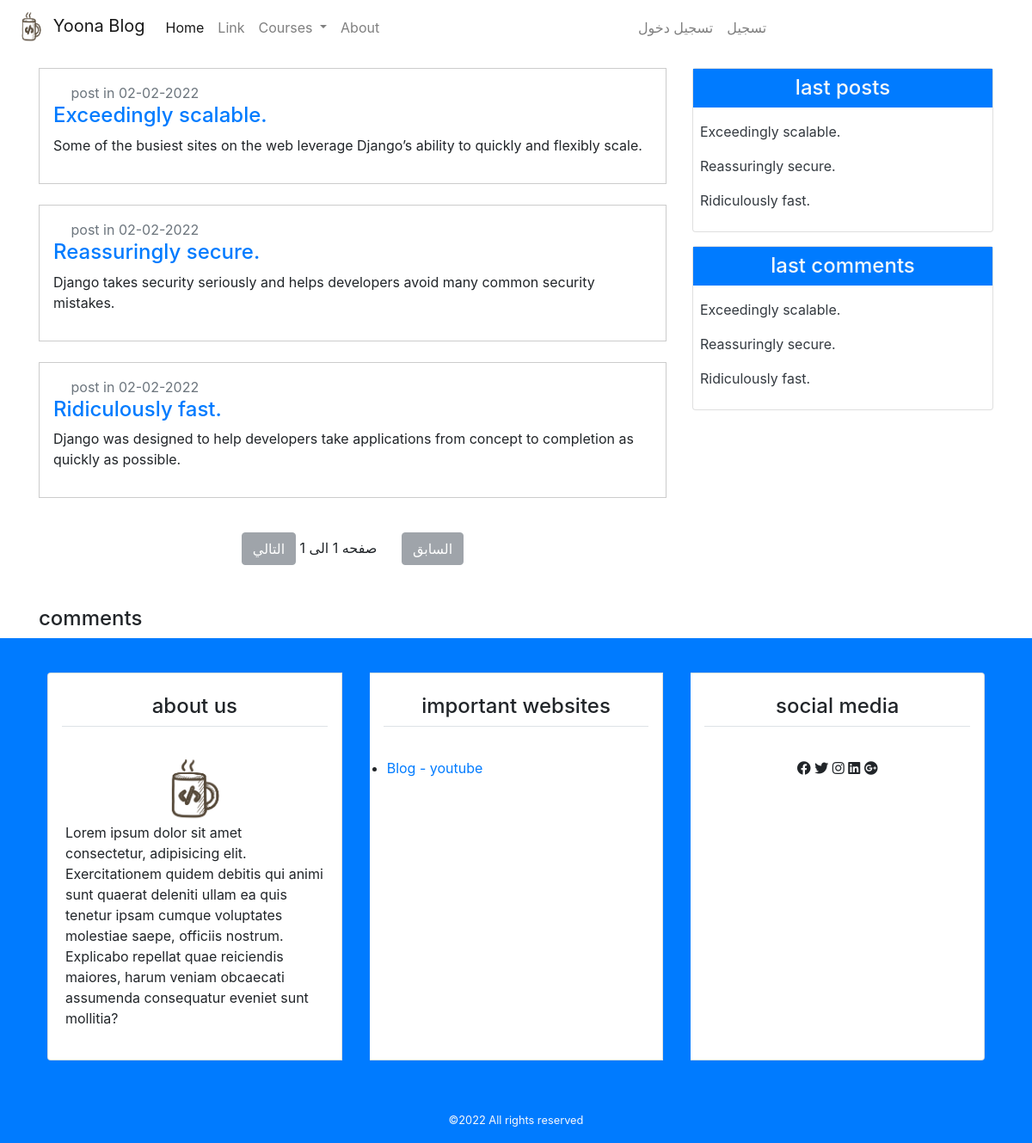
The page / on the database its author committed.
### blog/models.py (models this page shows, shortened)
class Post(models.Model):
    title = models.CharField(max_length=100)
    content = models.TextField()
    post_dt = models.DateTimeField(default=timezone.now)
    post_update = models.DateTimeField(auto_now_add=True)
    author = models.ForeignKey(User, on_delete=models.CASCADE, related_name='posts')
    class Meta:
        verbose_name = _("Post")
        verbose_name_plural = _("Posts")
        ordering = ('-post_dt',)

### blog/views.py (the view)
# urls.py: path('' , views.home , name='home'),
def home(request):
    posts = Post.objects.all()
    paginator = Paginator(posts, 5)
    page = request.GET.get('page')
    try:
        posts = paginator.page(page)
    except PageNotAnInteger:
        posts = paginator.page(1)
    except EmptyPage:
        posts = paginator.page(paginator.num_page)
    context = {
        'title': 'home',
        'posts': posts,
        'page': page
    }
    return render(request, 'blog/home.html', context)

### templates/blog/home.html (shortened to what this page needs)
{% extends 'base.html' %}
{% load static %}
{% block content %}
{% for post in  posts %}
<div style="border: 1px solid #ccc;" class="p-3 mb-4">
    <span class="text-secondary">post in {{post.post_dt|date:'d-m-Y'}}</span>
    <h4 class="text-dark"><a href="{% url 'post_detail' post.pk %}">{{post.title}}</a></h4>
    <p>{{post.content}}</p>
</div>
{% endfor %}
{% include 'pagination.html' with page=posts  %}
<div>
    <h4>comments</h4>
</div>
{% endblock content %}

### templates/blog/latest_posts.html
<ul style="list-style: none;" class="list-group-flush">
    {% for post in  posts %}
    <a class="text-dark" href="{% url 'post_detail' post.pk %}">
        <li class="list-group-item p-2">{{post.title}}</li>
    </a>
    {% endfor %}
</ul>

### static/blog/css/main.css (style rules this page uses)
* { padding: 0; margin: 0; box-sizing: border-box; }

### rows shown on the page
Post: post_dt "02-02-2022", title "Exceedingly scalable.", content "Some of the busiest sites on the web leverage Django’s ability to quickly and flexibly scale."
Post: post_dt "02-02-2022", title "Reassuringly secure.", content "Django takes security seriously and helps developers avoid many common security mistakes."
Post: post_dt "02-02-2022", title "Ridiculously fast.", content "Django was designed to help developers take applications from concept to completion as quickly as possible."

### other values the page prints
{{ page.paginator.num_pages }} "1"
